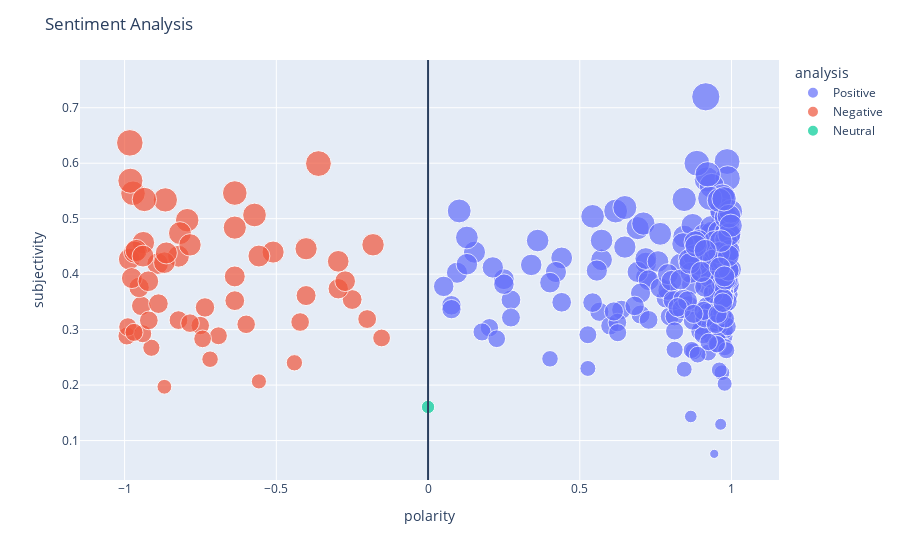

Here is the notebook cell this chart was saved with:
### Code cell
import plotly.express as px

fig = px.scatter(gma,
                x='polarity',
                y='subjectivity',
                color='analysis',
                size='subjectivity'
                )

fig.update_layout(title='Sentiment Analysis',
                shapes=[dict(
                    type='line',
                    yref='paper', y0=0, y1=1,
                    xref='x', x0=0, x1=0
                )]
                )

fig.show()

### Figure 1 — Plotly figure (JSON) as saved in the notebook; plotly's stock layout.template omitted (floating-point values rounded to 4 significant figures; data arrays with more than 128 entries replaced by an {"elided": "..."} marker saying what was removed)
{"data": [{"hovertemplate": "analysis=Positive<br>polarity=%{x}<br>subjectivity=%{marker.size}<extra></extra>", "legendgroup": "Positive", "marker": {"color": "#636efa", "size": {"elided": "229 float values"}, "sizemode": "area", "sizeref": 0.001799, "symbol": "circle"}, "mode": "markers", "name": "Positive", "orientation": "v", "showlegend": true, "type": "scatter", "x": {"elided": "229 float values"}, "xaxis": "x", "y": {"elided": "229 float values"}, "yaxis": "y"}, {"hovertemplate": "analysis=Negative<br>polarity=%{x}<br>subjectivity=%{marker.size}<extra></extra>", "legendgroup": "Negative", "marker": {"color": "#EF553B", "size": [0.3429, 0.4839, 0.4398, 0.3959, 0.5458, 0.3096, 0.453, 0.2467, 0.3542, 0.5067, 0.4271, 0.5684, 0.4567, 0.3075, 0.2673, 0.5338, 0.6367, 0.2889, 0.197, 0.4458, 0.419, 0.4973, 0.3137, 0.3614, 0.4398, 0.2402, 0.4427, 0.2884, 0.474, 0.2067, 0.3737, 0.4323, 0.376, 0.5994, 0.4207, 0.3468, 0.3049, 0.4528, 0.4327, 0.5346, 0.5462, 0.34, 0.3873, 0.2926, 0.3172, 0.3929, 0.3872, 0.4382, 0.3167, 0.295, 0.3522, 0.3117, 0.319, 0.2833, 0.4325, 0.285, 0.4231], "sizemode": "area", "sizeref": 0.001799, "symbol": "circle"}, "mode": "markers", "name": "Negative", "orientation": "v", "showlegend": true, "type": "scatter", "x": [-0.9451, -0.6369, -0.5106, -0.6369, -0.9723, -0.5994, -0.1813, -0.7184, -0.25, -0.5719, -0.9846, -0.9809, -0.9382, -0.7506, -0.9118, -0.8658, -0.9828, -0.6908, -0.8689, -0.4019, -0.891, -0.7937, -0.4215, -0.4019, -0.9671, -0.4404, -0.9617, -0.9926, -0.8176, -0.5574, -0.296, -0.8225, -0.9524, -0.3612, -0.8689, -0.8885, -0.9892, -0.7845, -0.5574, -0.9349, -0.6369, -0.7351, -0.2732, -0.9403, -0.8225, -0.9761, -0.9218, -0.8625, -0.9202, -0.969, -0.6369, -0.7845, -0.2006, -0.743, -0.9393, -0.1531, -0.296], "xaxis": "x", "y": [0.3429, 0.4839, 0.4398, 0.3959, 0.5458, 0.3096, 0.453, 0.2467, 0.3542, 0.5067, 0.4271, 0.5684, 0.4567, 0.3075, 0.2673, 0.5338, 0.6367, 0.2889, 0.197, 0.4458, 0.419, 0.4973, 0.3137, 0.3614, 0.4398, 0.2402, 0.4427, 0.2884, 0.474, 0.2067, 0.3737, 0.4323, 0.376, 0.5994, 0.4207, 0.3468, 0.3049, 0.4528, 0.4327, 0.5346, 0.5462, 0.34, 0.3873, 0.2926, 0.3172, 0.3929, 0.3872, 0.4382, 0.3167, 0.295, 0.3522, 0.3117, 0.319, 0.2833, 0.4325, 0.285, 0.4231], "yaxis": "y"}, {"hovertemplate": "analysis=Neutral<br>polarity=%{x}<br>subjectivity=%{marker.size}<extra></extra>", "legendgroup": "Neutral", "marker": {"color": "#00cc96", "size": [0.1606], "sizemode": "area", "sizeref": 0.001799, "symbol": "circle"}, "mode": "markers", "name": "Neutral", "orientation": "v", "showlegend": true, "type": "scatter", "x": [0], "xaxis": "x", "y": [0.1606], "yaxis": "y"}], "layout": {"legend": {"itemsizing": "constant", "title": {"text": "analysis"}, "tracegroupgap": 0}, "margin": {"t": 60}, "shapes": [{"type": "line", "x0": 0, "x1": 0, "xref": "x", "y0": 0, "y1": 1, "yref": "paper"}], "title": {"text": "Sentiment Analysis"}, "xaxis": {"anchor": "y", "domain": [0, 1], "title": {"text": "polarity"}}, "yaxis": {"anchor": "x", "domain": [0, 1], "title": {"text": "subjectivity"}}}}
